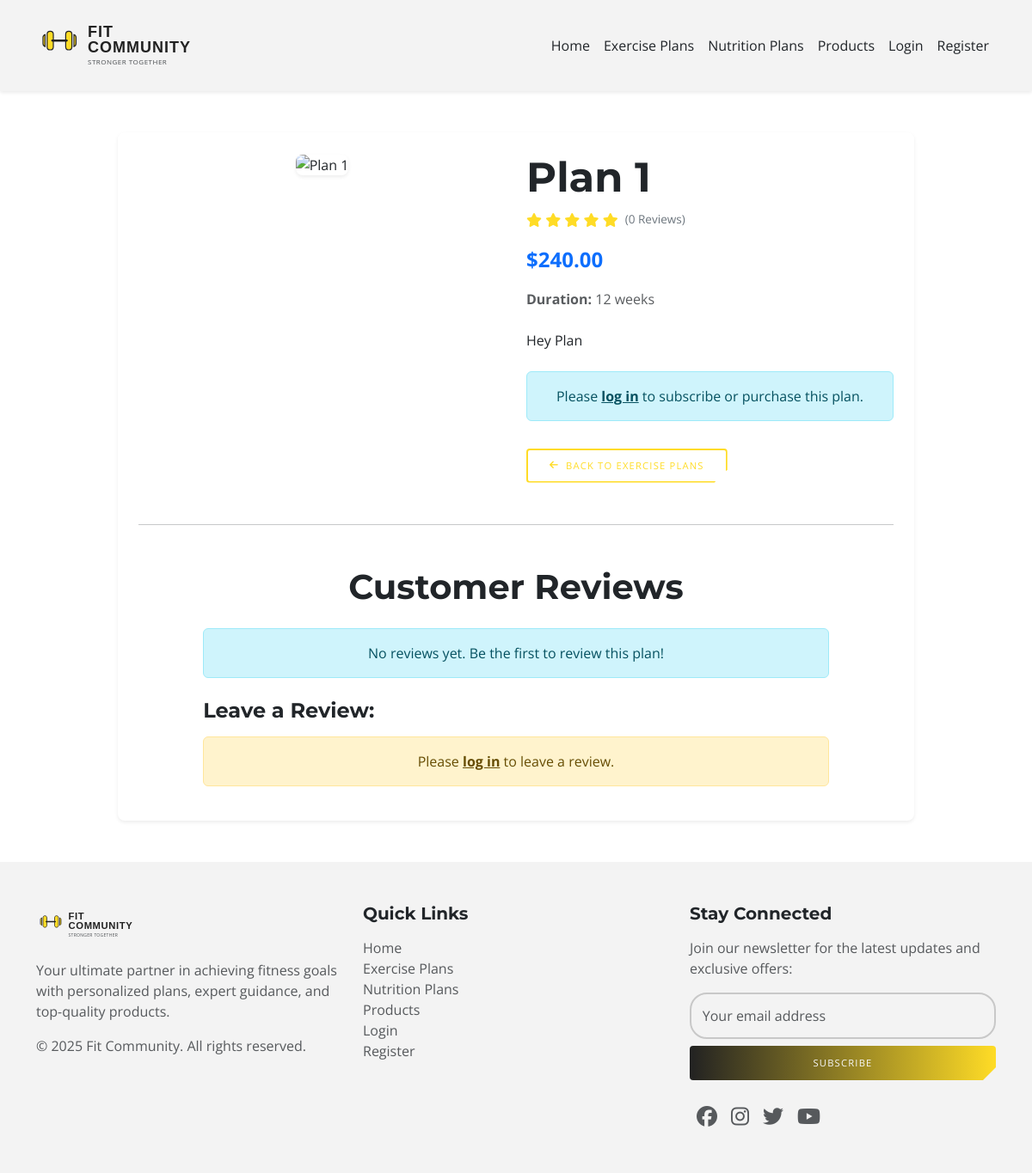
Page /exercise-plans/1/ on the earlier database version.
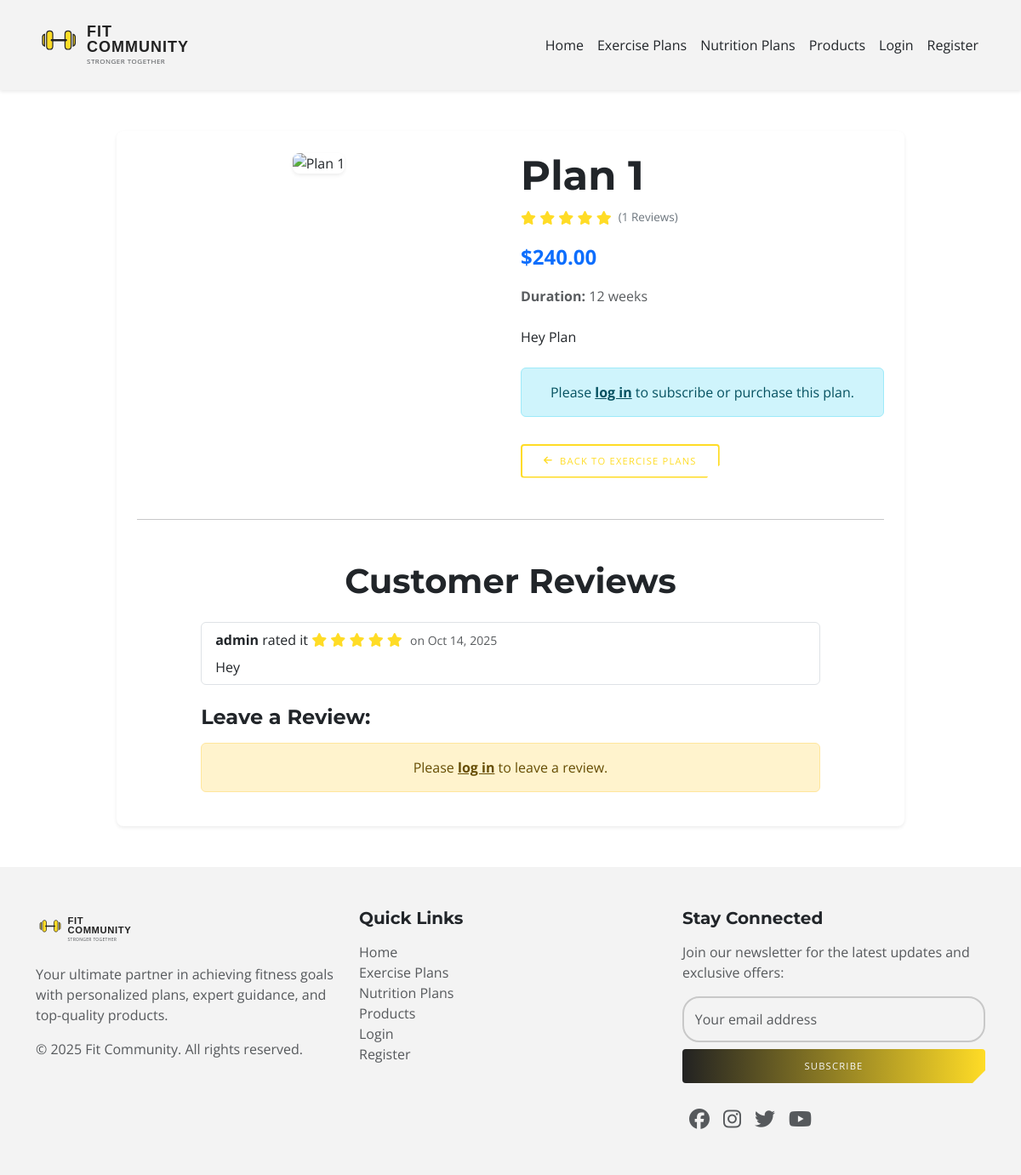
Same page on the later database version.
### fitness/models.py (models this page shows, shortened)
class ExercisePlan(models.Model):
    title = models.CharField(max_length=100)
    description = models.TextField()
    price = models.DecimalField(max_digits=8, decimal_places=2)
    duration_weeks = models.PositiveIntegerField()
    stripe_price_id = models.CharField(
        max_length=255, blank=True, null=True, unique=True
    )
    image = models.ImageField(upload_to='plan_images/', blank=True, null=True)

### products/models.py (models this page shows, shortened)
class Review(models.Model):
    user = models.ForeignKey(
        User, on_delete=models.CASCADE, related_name='reviews'
    )
    exercise_plan = models.ForeignKey(
        'fitness.ExercisePlan', on_delete=models.CASCADE, null=True,
        blank=True, related_name='reviews'
    )
    nutrition_plan = models.ForeignKey(
        'fitness.NutritionPlan', on_delete=models.CASCADE, null=True,
        blank=True, related_name='reviews'
    )
    product = models.ForeignKey(
        Product, on_delete=models.CASCADE, null=True, blank=True,
        related_name='reviews'
    )
    rating = models.IntegerField(
        choices=[(i, str(i)) for i in range(1, 6)],
        help_text="Rate this item on a scale of 1 to 5."
    )
    comment = models.TextField(blank=True, null=True)
    created_at = models.DateTimeField(auto_now_add=True)
    class Meta:
        ordering = ['-created_at']

### fitness/views.py (the view)
def exercise_plan_detail(request, pk):  # show exercise plan detail
    plan = get_object_or_404(
        ExercisePlan.objects.annotate(
            average_rating=Avg('reviews__rating'),
            review_count=Count('reviews'),
        ),
        pk=pk,
    )
    if request.method == 'POST':
        form = ReviewForm(request.POST)
        if form.is_valid():
            if request.user.is_authenticated:
                rev = form.save(commit=False)
                rev.user = request.user
                rev.exercise_plan = plan
                rev.save()
                messages.success(request, 'Review submitted.')
                return redirect('exercise_plan_detail', pk=pk)
            messages.error(request, 'Log in to submit a review.')
    else:
        form = ReviewForm()
    return render(
        request,
        'public-pages/exercise_plan_detail.html',
        {'plan': plan, 'reviews': plan.reviews.all(), 'form': form},
    )

### products/forms.py
class ReviewForm(forms.ModelForm):
    class Meta:
        model = Review
        fields = ['rating', 'comment']
        widgets = {
            'rating': forms.Select(
                choices=[(i, str(i)) for i in range(1, 6)],
                attrs={'class': 'form-control'}
            ),
            'comment': forms.Textarea(
                attrs={
                    'rows': 4,
                    'class': 'form-control',
                    'placeholder': 'Write your review here...'
                }
            ),
        }
        labels = {
            'rating': 'Your Rating',
            'comment': 'Your Comment',
        }

### fitness/templatetags/rating_extras.py (called while the page is built)
@register.filter
def round_int(value):
    try:
        return int(round(Decimal(value)))
    except (TypeError, InvalidOperation):
        return 0

### templates/public-pages/exercise_plan_detail.html (shortened to what the changed rows need)
{% extends 'base.html' %}
{% load static rating_extras %}
{% block content %}
{% load static %}
<div class="container my-5">
    <div class="row justify-content-center">
        <div class="col-lg-10 col-md-12">
            <div class="card shadow-sm border-0 product-detail-card">
                <div class="card-body p-4">
                    <div class="row g-4">
                        <div class="col-md-6">
                            <h1 class="display-5 fw-bold mb-2">{{ plan.title }}</h1>
                            <div class="d-flex align-items-center mb-3">
                                <div class="star-rating me-2">
                                    {% with plan.average_rating|round_int as rounded %}
                                        {% for _ in "12345" %}
                                            <i class="fas fa-star{% if forloop.counter <= rounded %} on{% endif %}"></i>
                                        {% endfor %}
                                    {% endwith %}
                                </div>
                                <span class="review-count-text">({{ plan.review_count }} Reviews)</span>
                            </div>
                            <p class="fs-4 fw-bold text-primary mb-3">${{ plan.price|floatformat:2 }}</p>
                            <p class="text-muted mb-4"><strong>Duration:</strong> {{ plan.duration_weeks }} weeks</p>
                            <p class="text-dark mb-4">{{ plan.description }}</p>
                            {% if user.is_authenticated %}
                                <h4 class="mt-4 mb-3 fw-bold">Purchase Options:</h4>
                                <div class="d-flex flex-column mb-4">
                                    <form action="{% url 'create_subscription_checkout' 'exercise_plan' plan.id %}" method="post" class="mb-2">
                                        {% csrf_token %}
                                        <button type="submit" class="custom-btn custom-btn-lg">
                                            <i class="fas fa-magic me-2"></i>Subscribe Now
                                        </button>
                                        <small class="form-text text-muted ml-2 d-block"> (Billed recurringly)</small>
                                    </form>
                                    <form action="{% url 'add_to_cart' 'exercise_plan' plan.id %}" method="post" class="d-flex align-items-center">
                                        {% csrf_token %}
                                        <div class="form-group me-3">
                                            <label for="quantity" class="form-label visually-hidden">Quantity</label>
                                            <input type="number" name="quantity" id="quantity" value="1" min="1" class="form-control text-center quantity-input-width">
                                        </div>
                                        <button type="submit" class="custom-btn custom-btn-lg btn-outline-dark">
                                            <i class="fas fa-shopping-cart me-2"></i>Add to Cart (One-time)
                                        </button>
                                    </form>
                                </div>
                            {% else %}
                                <div class="alert alert-info text-center" role="alert">
                                    Please <a href="{% url 'login' %}" class="alert-link">log in</a> to subscribe or purchase this plan.
                                </div>
                            {% endif %}
                            <a href="{% url 'exercise_plan_list' %}" class="custom-btn btn-outline-dark btn-sm mt-3">
                                <i class="fas fa-arrow-left me-2"></i>Back to Exercise Plans
                            </a>
                        </div>
                    </div>
                    <div class="row justify-content-center">
                        <div class="col-lg-10">
                            {% if reviews %}
                                <ul class="list-group mb-4">
                                    {% for review in reviews %}
                                        <li class="list-group-item d-flex flex-column flex-sm-row justify-content-between align-items-start align-items-sm-center">
                                            <div>
                                                <strong>{{ review.user.username }}</strong> rated it
                                                <span class="star-rating fs-6">
                                                    {% with review.rating|round_int as rounded_review_rating %}
                                                        {% for _ in "12345" %}
                                                            <i class="fas fa-star{% if forloop.counter <= rounded_review_rating %} on{% endif %}"></i>
                                                        {% endfor %}
                                                    {% endwith %}
                                                </span>
                                                <small class="text-muted d-block d-sm-inline-block">on {{ review.created_at|date:"M d, Y" }}</small>
                                                {% if review.comment %}
                                                    <p class="mt-2 mb-0">{{ review.comment }}</p>
                                                {% endif %}
                                            </div>
                                        </li>
                                        {% endfor %}
                                </ul>
                            {% else %}
                                <div class="alert alert-info text-center" role="alert">
                                    No reviews yet. Be the first to review this plan!
                                </div>
                            {% endif %}
                            <h4 class="mt-4 mb-3">Leave a Review:</h4>
                            {% if user.is_authenticated %}
                                <form method="post" class="mb-5">
                                    {% csrf_token %}
                                    {% for field in form %}
                                        <div class="form-floating mb-3">
                                            {{ field }}
                                            <label for="{{ field.id_for_label }}" class="text-muted">{{ field.label }}</label>
                                            {% if field.help_text %}
                                                <div class="form-text text-muted">{{ field.help_text }}</div>
                                            {% endif %}
                                            {% for error in field.errors %}
                                                <div class="invalid-feedback d-block">{{ error }}</div>
                                            {% endfor %}
                                        </div>
                                    {% endfor %}
                                    <div class="d-grid mt-4">
                                        <button type="submit" class="custom-btn custom-btn-lg">Submit Review</button>
                                    </div>
                                </form>
                            {% else %}
                                <div class="alert alert-warning text-center" role="alert">
                                    Please <a href="{% url 'login' %}" class="alert-link">log in</a> to leave a review.
                                </div>
                            {% endif %}
                        </div>
                    </div>
                </div>
            </div>
        </div>
    </div>
</div>
{% endblock %}

Differences in the rows shown:
computed for ExercisePlan "Plan 1": review_count "0" → "1"
added Review: user.username "admin", rating 2 (drawn), created_at "Oct 14, 2025", comment "Hey"
Other differences:
text no longer shown: "No reviews yet. Be the first to review this plan!"
